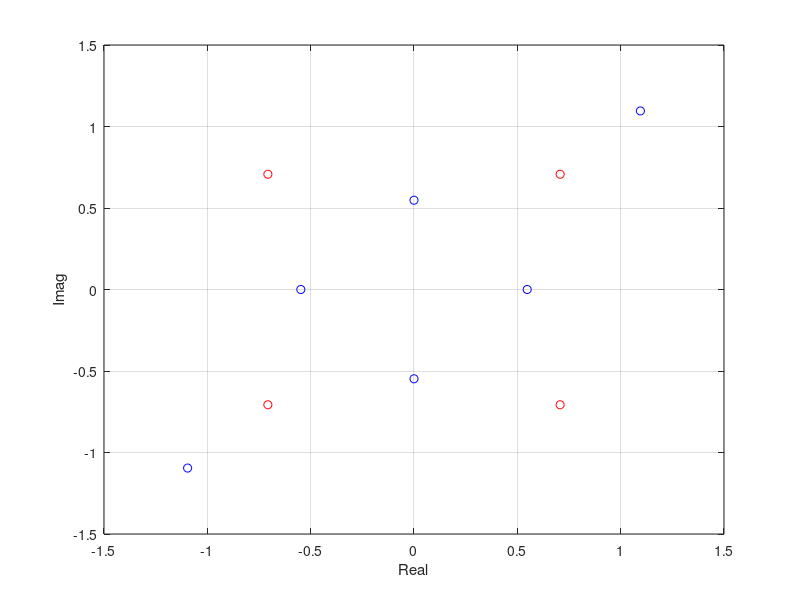

The MATLAB script that drew this image:
clear
A = [3,3;-3,3;-3,-3;3,-3];
PA_av =18;
A_n = A/sqrt(PA_av);

B=[3,0;0,3;-3,0;0,-3;6,6;-6,-6];
PB_av = 30;
B_n = B/sqrt(PB_av);

plot(A_n(:,1),A_n(:,2),'o','color','red');
hold on
plot(B_n(:,1),B_n(:,2),'o','color','blue');
hold off
grid on
xlabel('Real')
ylabel('Imag')
%
